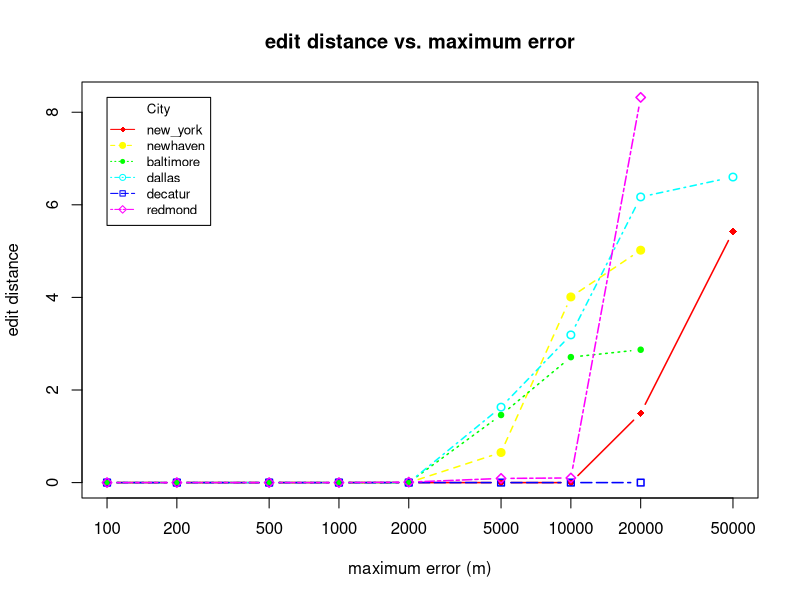

The R script that drew this image:
# Create Line Chart

jpeg("./../restaurant_finder/medians_across_city_additional_distance.jpg")

# convert factor to numeric for convenience 
Medians <- read.csv("./../restaurant_finder/medians_across_city_additional_distance.csv")
nlocations <- length(unique(Medians$location))
locations <- unique(Medians$location)

# get the range for the x and y axis 
xrange <- range(Medians$skew)
yrange <- range(Medians$distortion)

# set up the plot 
plot(xrange, yrange, type="n", xlab="maximum error (m)", log="x",
  	      ylab="edit distance") 
colors <- rainbow(nlocations)
linetype <- c(1:nlocations) 
plotchar <- seq(18,18+nlocations,1)

# add lines 
for (i in 1:nlocations) { 
  city <- subset(Medians, location==locations[i])
  lines(sort(city$skew), sort(city$distortion), type="b", lwd=1.5,
    lty=linetype[i], col=colors[i], pch=plotchar[i])
} 

# add a title and subtitle 
title("edit distance vs. maximum error")

# add a legend 
legend(xrange[1], yrange[2], locations, cex=0.8, col=colors,
  		   pch=plotchar, lty=linetype, title="City")

dev.off()
